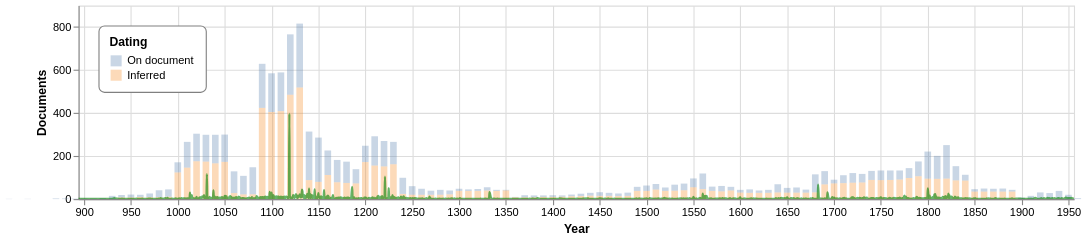

Notebook code cell kept with this figure:
### Code cell
combined_dating_chart = (bar_chart + line_chart).configure_legend(
    strokeColor='gray',
    fillColor='white', #EEEEEE',
    padding=10,
    cornerRadius=5,
    orient='top-left'
) # .resolve_scale() # x='shared', y='shared').properties(width=900, height=175)

combined_dating_chart.save(f'{chart_dir}/combined_dating.pdf')
combined_dating_chart

### Figure 1 — Vega-Lite specification as saved in the notebook (floating-point values rounded to 4 significant figures; data arrays with more than 128 entries replaced by an {"elided": "..."} marker saying what was removed)
{"config": {"view": {"continuousWidth": 300, "continuousHeight": 300}, "legend": {"cornerRadius": 5, "fillColor": "white", "orient": "top-left", "padding": 10, "strokeColor": "gray"}}, "layer": [{"data": {"name": "data-ebd77112895461c1b19352190063cc47"}, "mark": {"type": "bar", "opacity": 0.3, "width": 6}, "encoding": {"color": {"field": "date_source", "scale": {"domain": ["On document", "Inferred"]}, "title": "Dating", "type": "nominal"}, "x": {"axis": {"format": "r"}, "field": "earliest", "scale": {"domain": [900, 1950]}, "title": "Year", "type": "quantitative"}, "y": {"field": "count", "scale": {"domain": [0, 900]}, "title": "Documents", "type": "quantitative"}}}, {"data": {"name": "data-889f221606821215eefce46a6051725f"}, "mark": {"type": "line", "clip": true, "color": "green", "interpolate": "monotone", "opacity": 0.6}, "encoding": {"x": {"axis": {"format": "r"}, "field": "undate_midpoint_year", "scale": {"domain": [900, 1950]}, "title": "Year", "type": "quantitative"}, "y": {"field": "count", "scale": {"domain": [0, 450]}, "title": "Documents", "type": "quantitative"}}}], "height": 175, "width": 900, "$schema": "https://vega.github.io/schema/vega-lite/v6.1.0.json", "datasets": {"data-ebd77112895461c1b19352190063cc47": {"elided": "211 records"}, "data-889f221606821215eefce46a6051725f": {"elided": "1238 records"}}}
